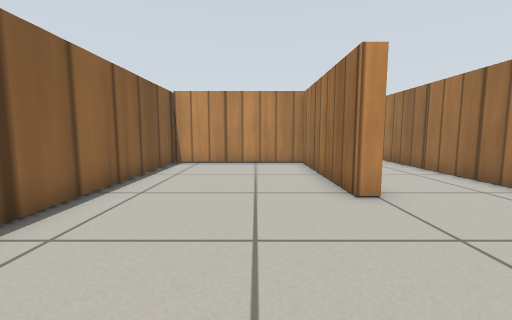
view 1 (above)

16 first-person views from a walk through a world built for the Gazebo simulator. The camera is 0.13 m above the floor, tilts 6° down and sees 90° across. The floor is counted in squares, 0.1 m on a side. Each view is taken from the middle of a square. On the plan, view 1 faces up. The plan holds only what a view shows up to about 13 squares ahead; the rest is blank. Simple patterns stand in for the simulator's built-in surfaces.

view 2
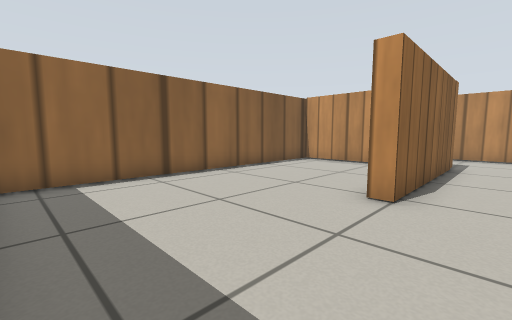

view 3
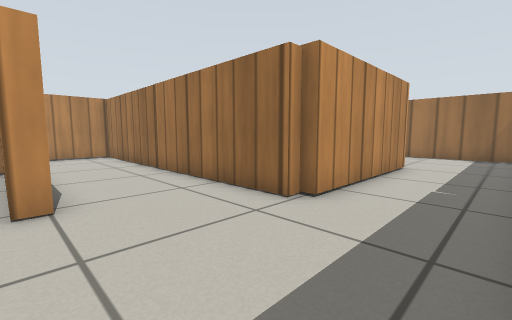

view 4
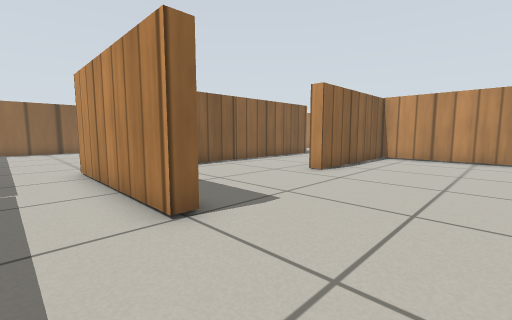

view 5
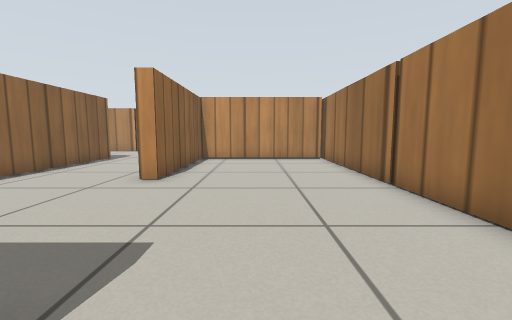

view 6
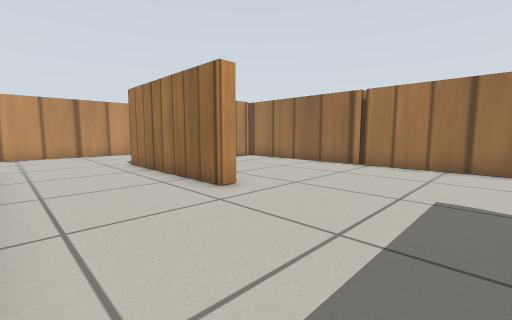

view 7
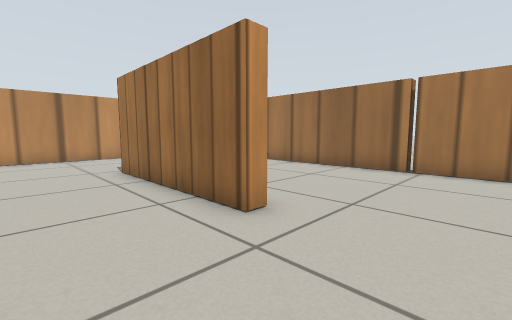

view 8
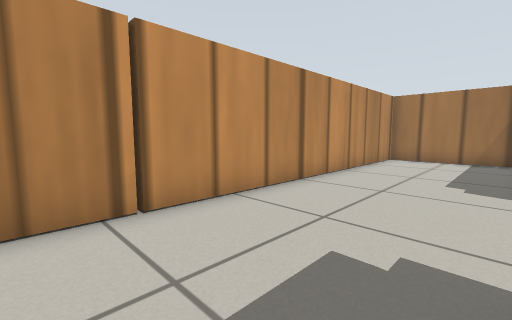

view 9
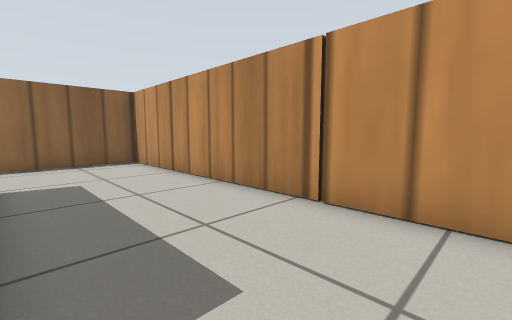

view 10
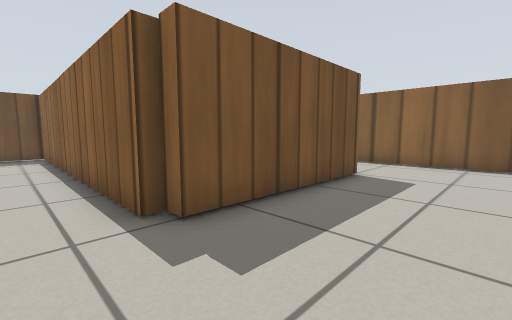

view 11
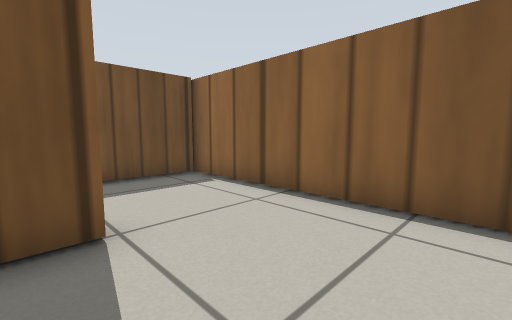

view 12
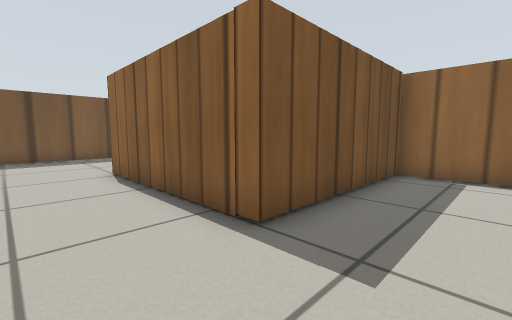

view 13
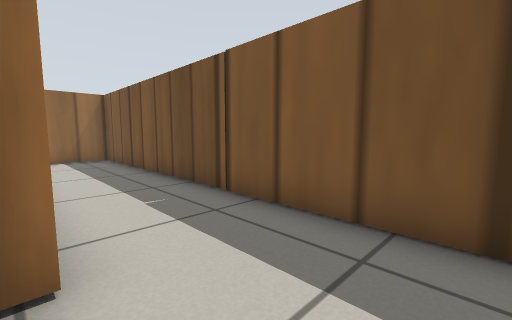

view 14
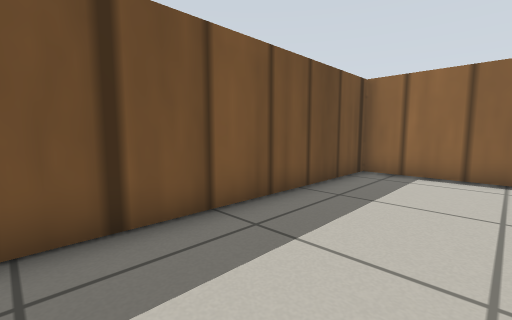

view 15
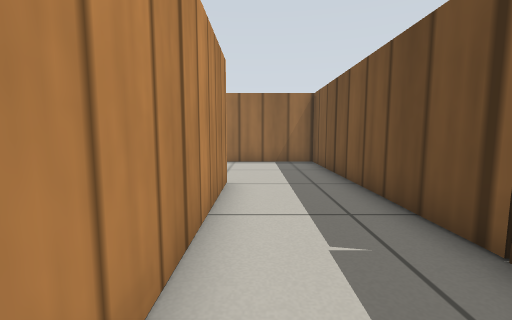

view 16
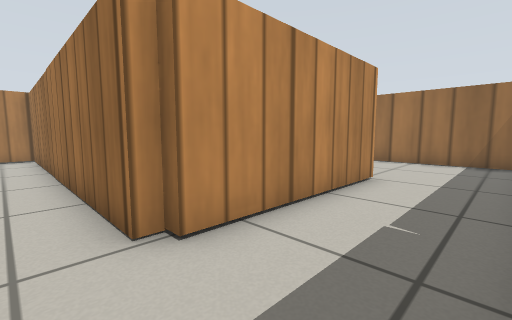

### Floor plan
Points are (right, up) in squares from view 1. A wall is a line through its corners. A room is listed if a view was taken in it or the views show most of it. See-through windows are left out.
Room 1 (view 1)
walls: (2, 5.1) (2, 11.1) (-3.6, 11.1) (-3.6, -0.5) (1.4, -0.5)
ways out: opening at (2, 2.5) to room 2
Room 2 (views 2, 3, 6, 7, 8, 9, 10, 11, 12, 13, 14, 15, 16)
walls: (6.2, 15.1) (2, 15.1); (0.1, 15.6) (6.2, 15.6) (6.2, 15.1) (6.6, 15.1) (6.6, 3.3); (10.8, 9) (10.8, 15); (6.4, 3.1) (6, 3.1) (6, 15.1); (10.4, 2.7) (6.4, 2.7) (6.4, 3.3) (8.1, 3.3); (17.4, 15.9) (17.4, 20.2) (-3.6, 20.2) (-3.6, 11.6) (2.5, 11.6) (2.5, 5.1) (2, 5.1); (1.4, -0.5) (10.4, -0.5)
ways out: opening at (2, 2.5) to room 1; opening at (11, 4) to room 3
Room 3 (views 4, 5)
walls: (17.4, 8.4) (17.4, 14.9) (11.3, 14.9) (11.3, 9) (10.8, 9); (12.4, 3.3) (12.4, 2.7) (10.4, 2.7); (10.4, -0.5) (17.4, -0.5) (17.4, 8.2)
ways out: opening at (11, 4) to room 2; gap at (18, 8)

Positions as (right, up) in squares from view 1, and headings:
1: (0, 0), facing up
2: (4, 0), facing up-left
3: (2, 0), facing up-right
4: (16, 1), facing up-left
5: (14, 2), facing up
6: (7, 4), facing up-right
7: (8, 6), facing up-right
8: (4, 16), facing up-right
9: (8, 16), facing up-left
10: (8, 19), facing down-left
11: (1, 19), facing down-left
12: (5, 14), facing down-left
13: (4, 3), facing down-right
14: (5, 3), facing down-left
15: (6, 2), facing right
16: (5, 0), facing up-right
